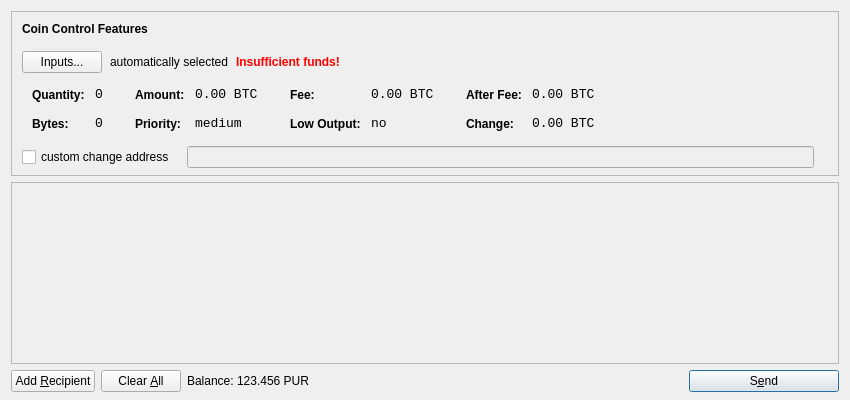
<?xml version="1.0" encoding="UTF-8"?>
<ui version="4.0">
 <class>SendCoinsDialog</class>
 <widget class="QDialog" name="SendCoinsDialog">
  <property name="geometry">
   <rect>
    <x>0</x>
    <y>0</y>
    <width>850</width>
    <height>400</height>
   </rect>
  </property>
  <property name="windowTitle">
   <string>Send Coins</string>
  </property>
  <layout class="QVBoxLayout" name="verticalLayout" stretch="0,1,0">
   <property name="bottomMargin">
    <number>8</number>
   </property>
   <item>
    <widget class="QFrame" name="frameCoinControl">
     <property name="sizePolicy">
      <sizepolicy hsizetype="Expanding" vsizetype="Expanding">
       <horstretch>0</horstretch>
       <verstretch>0</verstretch>
      </sizepolicy>
     </property>
     <property name="maximumSize">
      <size>
       <width>16777215</width>
       <height>16777215</height>
      </size>
     </property>
     <property name="frameShape">
      <enum>QFrame::StyledPanel</enum>
     </property>
     <property name="frameShadow">
      <enum>QFrame::Sunken</enum>
     </property>
     <layout class="QVBoxLayout" name="verticalLayoutCoinControl2">
      <property name="spacing">
       <number>-1</number>
      </property>
      <property name="leftMargin">
       <number>0</number>
      </property>
      <property name="topMargin">
       <number>0</number>
      </property>
      <property name="rightMargin">
       <number>0</number>
      </property>
      <property name="bottomMargin">
       <number>6</number>
      </property>
      <item>
       <layout class="QVBoxLayout" name="verticalLayoutCoinControl" stretch="0,0,0,0,1">
        <property name="spacing">
         <number>0</number>
        </property>
        <property name="leftMargin">
         <number>10</number>
        </property>
        <property name="topMargin">
         <number>10</number>
        </property>
        <item>
         <layout class="QHBoxLayout" name="horizontalLayoutCoinControl1">
          <property name="bottomMargin">
           <number>15</number>
          </property>
          <item>
           <widget class="QLabel" name="labelCoinControlFeatures">
            <property name="sizePolicy">
             <sizepolicy hsizetype="Preferred" vsizetype="Maximum">
              <horstretch>0</horstretch>
              <verstretch>0</verstretch>
             </sizepolicy>
            </property>
            <property name="font">
             <font>
              <weight>75</weight>
              <bold>true</bold>
             </font>
            </property>
            <property name="styleSheet">
             <string notr="true">font-weight:bold;</string>
            </property>
            <property name="text">
             <string>Coin Control Features</string>
            </property>
           </widget>
          </item>
         </layout>
        </item>
        <item>
         <layout class="QHBoxLayout" name="horizontalLayoutCoinControl2" stretch="0,0,0,0">
          <property name="spacing">
           <number>8</number>
          </property>
          <property name="bottomMargin">
           <number>10</number>
          </property>
          <item>
           <widget class="QPushButton" name="pushButtonCoinControl">
            <property name="styleSheet">
             <string notr="true"/>
            </property>
            <property name="text">
             <string>Inputs...</string>
            </property>
           </widget>
          </item>
          <item>
           <widget class="QLabel" name="labelCoinControlAutomaticallySelected">
            <property name="text">
             <string>automatically selected</string>
            </property>
            <property name="margin">
             <number>5</number>
            </property>
           </widget>
          </item>
          <item>
           <widget class="QLabel" name="labelCoinControlInsuffFunds">
            <property name="font">
             <font>
              <weight>75</weight>
              <bold>true</bold>
             </font>
            </property>
            <property name="styleSheet">
             <string notr="true">color:red;font-weight:bold;</string>
            </property>
            <property name="text">
             <string>Insufficient funds!</string>
            </property>
            <property name="margin">
             <number>5</number>
            </property>
           </widget>
          </item>
          <item>
           <spacer name="horizontalSpacerCoinControl">
            <property name="orientation">
             <enum>Qt::Horizontal</enum>
            </property>
            <property name="sizeHint" stdset="0">
             <size>
              <width>40</width>
              <height>1</height>
             </size>
            </property>
           </spacer>
          </item>
         </layout>
        </item>
        <item>
         <widget class="QWidget" name="widgetCoinControl" native="true">
          <property name="sizePolicy">
           <sizepolicy hsizetype="Preferred" vsizetype="Preferred">
            <horstretch>0</horstretch>
            <verstretch>0</verstretch>
           </sizepolicy>
          </property>
          <property name="minimumSize">
           <size>
            <width>0</width>
            <height>0</height>
           </size>
          </property>
          <property name="styleSheet">
           <string notr="true"/>
          </property>
          <layout class="QHBoxLayout" name="horizontalLayoutCoinControl5">
           <property name="margin">
            <number>0</number>
           </property>
           <item>
            <layout class="QHBoxLayout" name="horizontalLayoutCoinControl3" stretch="0,0,0,1">
             <property name="spacing">
              <number>20</number>
             </property>
             <property name="topMargin">
              <number>0</number>
             </property>
             <property name="bottomMargin">
              <number>10</number>
             </property>
             <item>
              <layout class="QFormLayout" name="formLayoutCoinControl1">
               <property name="horizontalSpacing">
                <number>10</number>
               </property>
               <property name="verticalSpacing">
                <number>14</number>
               </property>
               <property name="leftMargin">
                <number>10</number>
               </property>
               <property name="topMargin">
                <number>4</number>
               </property>
               <property name="rightMargin">
                <number>6</number>
               </property>
               <item row="0" column="0">
                <widget class="QLabel" name="labelCoinControlQuantityText">
                 <property name="styleSheet">
                  <string notr="true">font-weight:bold;</string>
                 </property>
                 <property name="text">
                  <string>Quantity:</string>
                 </property>
                 <property name="margin">
                  <number>0</number>
                 </property>
                </widget>
               </item>
               <item row="0" column="1">
                <widget class="QLabel" name="labelCoinControlQuantity">
                 <property name="font">
                  <font>
                   <family>Monospace</family>
                   <pointsize>10</pointsize>
                  </font>
                 </property>
                 <property name="cursor">
                  <cursorShape>IBeamCursor</cursorShape>
                 </property>
                 <property name="contextMenuPolicy">
                  <enum>Qt::ActionsContextMenu</enum>
                 </property>
                 <property name="text">
                  <string notr="true">0</string>
                 </property>
                 <property name="margin">
                  <number>0</number>
                 </property>
                 <property name="textInteractionFlags">
                  <set>Qt::LinksAccessibleByMouse|Qt::TextSelectableByKeyboard|Qt::TextSelectableByMouse</set>
                 </property>
                </widget>
               </item>
               <item row="1" column="0">
                <widget class="QLabel" name="labelCoinControlBytesText">
                 <property name="styleSheet">
                  <string notr="true">font-weight:bold;</string>
                 </property>
                 <property name="text">
                  <string>Bytes:</string>
                 </property>
                </widget>
               </item>
               <item row="1" column="1">
                <widget class="QLabel" name="labelCoinControlBytes">
                 <property name="font">
                  <font>
                   <family>Monospace</family>
                   <pointsize>10</pointsize>
                  </font>
                 </property>
                 <property name="cursor">
                  <cursorShape>IBeamCursor</cursorShape>
                 </property>
                 <property name="contextMenuPolicy">
                  <enum>Qt::ActionsContextMenu</enum>
                 </property>
                 <property name="text">
                  <string notr="true">0</string>
                 </property>
                 <property name="textInteractionFlags">
                  <set>Qt::LinksAccessibleByMouse|Qt::TextSelectableByKeyboard|Qt::TextSelectableByMouse</set>
                 </property>
                </widget>
               </item>
              </layout>
             </item>
             <item>
              <layout class="QFormLayout" name="formLayoutCoinControl2">
               <property name="horizontalSpacing">
                <number>10</number>
               </property>
               <property name="verticalSpacing">
                <number>14</number>
               </property>
               <property name="leftMargin">
                <number>6</number>
               </property>
               <property name="topMargin">
                <number>4</number>
               </property>
               <property name="rightMargin">
                <number>6</number>
               </property>
               <item row="0" column="0">
                <widget class="QLabel" name="labelCoinControlAmountText">
                 <property name="styleSheet">
                  <string notr="true">font-weight:bold;</string>
                 </property>
                 <property name="text">
                  <string>Amount:</string>
                 </property>
                 <property name="margin">
                  <number>0</number>
                 </property>
                </widget>
               </item>
               <item row="0" column="1">
                <widget class="QLabel" name="labelCoinControlAmount">
                 <property name="font">
                  <font>
                   <family>Monospace</family>
                   <pointsize>10</pointsize>
                  </font>
                 </property>
                 <property name="cursor">
                  <cursorShape>IBeamCursor</cursorShape>
                 </property>
                 <property name="contextMenuPolicy">
                  <enum>Qt::ActionsContextMenu</enum>
                 </property>
                 <property name="text">
                  <string notr="true">0.00 BTC</string>
                 </property>
                 <property name="textInteractionFlags">
                  <set>Qt::LinksAccessibleByMouse|Qt::TextSelectableByKeyboard|Qt::TextSelectableByMouse</set>
                 </property>
                </widget>
               </item>
               <item row="1" column="0">
                <widget class="QLabel" name="labelCoinControlPriorityText">
                 <property name="styleSheet">
                  <string notr="true">font-weight:bold;</string>
                 </property>
                 <property name="text">
                  <string>Priority:</string>
                 </property>
                </widget>
               </item>
               <item row="1" column="1">
                <widget class="QLabel" name="labelCoinControlPriority">
                 <property name="font">
                  <font>
                   <family>Monospace</family>
                   <pointsize>10</pointsize>
                  </font>
                 </property>
                 <property name="cursor">
                  <cursorShape>IBeamCursor</cursorShape>
                 </property>
                 <property name="contextMenuPolicy">
                  <enum>Qt::ActionsContextMenu</enum>
                 </property>
                 <property name="text">
                  <string>medium</string>
                 </property>
                 <property name="textInteractionFlags">
                  <set>Qt::LinksAccessibleByMouse|Qt::TextSelectableByKeyboard|Qt::TextSelectableByMouse</set>
                 </property>
                </widget>
               </item>
              </layout>
             </item>
             <item>
              <layout class="QFormLayout" name="formLayoutCoinControl3">
               <property name="horizontalSpacing">
                <number>10</number>
               </property>
               <property name="verticalSpacing">
                <number>14</number>
               </property>
               <property name="leftMargin">
                <number>6</number>
               </property>
               <property name="topMargin">
                <number>4</number>
               </property>
               <property name="rightMargin">
                <number>6</number>
               </property>
               <item row="0" column="0">
                <widget class="QLabel" name="labelCoinControlFeeText">
                 <property name="styleSheet">
                  <string notr="true">font-weight:bold;</string>
                 </property>
                 <property name="text">
                  <string>Fee:</string>
                 </property>
                 <property name="margin">
                  <number>0</number>
                 </property>
                </widget>
               </item>
               <item row="0" column="1">
                <widget class="QLabel" name="labelCoinControlFee">
                 <property name="font">
                  <font>
                   <family>Monospace</family>
                   <pointsize>10</pointsize>
                  </font>
                 </property>
                 <property name="cursor">
                  <cursorShape>IBeamCursor</cursorShape>
                 </property>
                 <property name="contextMenuPolicy">
                  <enum>Qt::ActionsContextMenu</enum>
                 </property>
                 <property name="text">
                  <string notr="true">0.00 BTC</string>
                 </property>
                 <property name="textInteractionFlags">
                  <set>Qt::LinksAccessibleByMouse|Qt::TextSelectableByKeyboard|Qt::TextSelectableByMouse</set>
                 </property>
                </widget>
               </item>
               <item row="1" column="0">
                <widget class="QLabel" name="labelCoinControlLowOutputText">
                 <property name="styleSheet">
                  <string notr="true">font-weight:bold;</string>
                 </property>
                 <property name="text">
                  <string>Low Output:</string>
                 </property>
                </widget>
               </item>
               <item row="1" column="1">
                <widget class="QLabel" name="labelCoinControlLowOutput">
                 <property name="font">
                  <font>
                   <family>Monospace</family>
                   <pointsize>10</pointsize>
                  </font>
                 </property>
                 <property name="cursor">
                  <cursorShape>IBeamCursor</cursorShape>
                 </property>
                 <property name="contextMenuPolicy">
                  <enum>Qt::ActionsContextMenu</enum>
                 </property>
                 <property name="text">
                  <string>no</string>
                 </property>
                 <property name="textInteractionFlags">
                  <set>Qt::LinksAccessibleByMouse|Qt::TextSelectableByKeyboard|Qt::TextSelectableByMouse</set>
                 </property>
                </widget>
               </item>
              </layout>
             </item>
             <item>
              <layout class="QFormLayout" name="formLayoutCoinControl4">
               <property name="horizontalSpacing">
                <number>10</number>
               </property>
               <property name="verticalSpacing">
                <number>14</number>
               </property>
               <property name="leftMargin">
                <number>6</number>
               </property>
               <property name="topMargin">
                <number>4</number>
               </property>
               <property name="rightMargin">
                <number>6</number>
               </property>
               <item row="0" column="0">
                <widget class="QLabel" name="labelCoinControlAfterFeeText">
                 <property name="styleSheet">
                  <string notr="true">font-weight:bold;</string>
                 </property>
                 <property name="text">
                  <string>After Fee:</string>
                 </property>
                 <property name="margin">
                  <number>0</number>
                 </property>
                </widget>
               </item>
               <item row="0" column="1">
                <widget class="QLabel" name="labelCoinControlAfterFee">
                 <property name="font">
                  <font>
                   <family>Monospace</family>
                   <pointsize>10</pointsize>
                  </font>
                 </property>
                 <property name="cursor">
                  <cursorShape>IBeamCursor</cursorShape>
                 </property>
                 <property name="contextMenuPolicy">
                  <enum>Qt::ActionsContextMenu</enum>
                 </property>
                 <property name="text">
                  <string notr="true">0.00 BTC</string>
                 </property>
                 <property name="textInteractionFlags">
                  <set>Qt::LinksAccessibleByMouse|Qt::TextSelectableByKeyboard|Qt::TextSelectableByMouse</set>
                 </property>
                </widget>
               </item>
               <item row="1" column="0">
                <widget class="QLabel" name="labelCoinControlChangeText">
                 <property name="styleSheet">
                  <string notr="true">font-weight:bold;</string>
                 </property>
                 <property name="text">
                  <string>Change:</string>
                 </property>
                </widget>
               </item>
               <item row="1" column="1">
                <widget class="QLabel" name="labelCoinControlChange">
                 <property name="font">
                  <font>
                   <family>Monospace</family>
                   <pointsize>10</pointsize>
                  </font>
                 </property>
                 <property name="cursor">
                  <cursorShape>IBeamCursor</cursorShape>
                 </property>
                 <property name="contextMenuPolicy">
                  <enum>Qt::ActionsContextMenu</enum>
                 </property>
                 <property name="text">
                  <string notr="true">0.00 BTC</string>
                 </property>
                 <property name="textInteractionFlags">
                  <set>Qt::LinksAccessibleByMouse|Qt::TextSelectableByKeyboard|Qt::TextSelectableByMouse</set>
                 </property>
                </widget>
               </item>
              </layout>
             </item>
            </layout>
           </item>
          </layout>
         </widget>
        </item>
        <item>
         <layout class="QHBoxLayout" name="horizontalLayoutCoinControl4" stretch="0,0,0">
          <property name="spacing">
           <number>12</number>
          </property>
          <property name="sizeConstraint">
           <enum>QLayout::SetDefaultConstraint</enum>
          </property>
          <property name="topMargin">
           <number>5</number>
          </property>
          <property name="rightMargin">
           <number>5</number>
          </property>
          <item>
           <widget class="QCheckBox" name="checkBoxCoinControlChange">
            <property name="text">
             <string>custom change address</string>
            </property>
           </widget>
          </item>
          <item>
           <widget class="QLineEdit" name="lineEditCoinControlChange">
            <property name="enabled">
             <bool>false</bool>
            </property>
            <property name="sizePolicy">
             <sizepolicy hsizetype="Expanding" vsizetype="Fixed">
              <horstretch>0</horstretch>
              <verstretch>0</verstretch>
             </sizepolicy>
            </property>
           </widget>
          </item>
          <item>
           <widget class="QLabel" name="labelCoinControlChangeLabel">
            <property name="sizePolicy">
             <sizepolicy hsizetype="Preferred" vsizetype="Expanding">
              <horstretch>0</horstretch>
              <verstretch>0</verstretch>
             </sizepolicy>
            </property>
            <property name="minimumSize">
             <size>
              <width>0</width>
              <height>0</height>
             </size>
            </property>
            <property name="text">
             <string/>
            </property>
            <property name="margin">
             <number>3</number>
            </property>
           </widget>
          </item>
         </layout>
        </item>
        <item>
         <spacer name="verticalSpacerCoinControl">
          <property name="orientation">
           <enum>Qt::Vertical</enum>
          </property>
          <property name="sizeHint" stdset="0">
           <size>
            <width>800</width>
            <height>1</height>
           </size>
          </property>
         </spacer>
        </item>
       </layout>
      </item>
     </layout>
    </widget>
   </item>
   <item>
    <widget class="QScrollArea" name="scrollArea">
     <property name="widgetResizable">
      <bool>true</bool>
     </property>
     <widget class="QWidget" name="scrollAreaWidgetContents">
      <property name="geometry">
       <rect>
        <x>0</x>
        <y>0</y>
        <width>830</width>
        <height>165</height>
       </rect>
      </property>
      <layout class="QVBoxLayout" name="verticalLayout_2">
       <property name="margin">
        <number>0</number>
       </property>
       <item>
        <layout class="QVBoxLayout" name="entries">
         <property name="spacing">
          <number>6</number>
         </property>
        </layout>
       </item>
       <item>
        <spacer name="verticalSpacer">
         <property name="orientation">
          <enum>Qt::Vertical</enum>
         </property>
         <property name="sizeHint" stdset="0">
          <size>
           <width>20</width>
           <height>40</height>
          </size>
         </property>
        </spacer>
       </item>
      </layout>
     </widget>
    </widget>
   </item>
   <item>
    <layout class="QHBoxLayout" name="horizontalLayout">
     <item>
      <widget class="QPushButton" name="addButton">
       <property name="toolTip">
        <string>Send to multiple recipients at once</string>
       </property>
       <property name="text">
        <string>Add &amp;Recipient</string>
       </property>
       <property name="icon">
        <iconset resource="../bitcoin.qrc">
         <normaloff>:/icons/add</normaloff>:/icons/add</iconset>
       </property>
       <property name="autoDefault">
        <bool>false</bool>
       </property>
      </widget>
     </item>
     <item>
      <widget class="QPushButton" name="clearButton">
       <property name="sizePolicy">
        <sizepolicy hsizetype="Minimum" vsizetype="Fixed">
         <horstretch>0</horstretch>
         <verstretch>0</verstretch>
        </sizepolicy>
       </property>
       <property name="toolTip">
        <string>Remove all transaction fields</string>
       </property>
       <property name="text">
        <string>Clear &amp;All</string>
       </property>
       <property name="icon">
        <iconset resource="../bitcoin.qrc">
         <normaloff>:/icons/remove</normaloff>:/icons/remove</iconset>
       </property>
       <property name="autoRepeatDelay">
        <number>300</number>
       </property>
       <property name="autoDefault">
        <bool>false</bool>
       </property>
      </widget>
     </item>
     <item>
      <layout class="QHBoxLayout" name="horizontalLayout_2">
       <property name="spacing">
        <number>3</number>
       </property>
       <item>
        <widget class="QLabel" name="label">
         <property name="text">
          <string>Balance:</string>
         </property>
        </widget>
       </item>
       <item>
        <widget class="QLabel" name="labelBalance">
         <property name="cursor">
          <cursorShape>IBeamCursor</cursorShape>
         </property>
         <property name="text">
          <string>123.456 PUR</string>
         </property>
         <property name="textInteractionFlags">
          <set>Qt::LinksAccessibleByMouse|Qt::TextSelectableByKeyboard|Qt::TextSelectableByMouse</set>
         </property>
        </widget>
       </item>
      </layout>
     </item>
     <item>
      <spacer name="horizontalSpacer">
       <property name="orientation">
        <enum>Qt::Horizontal</enum>
       </property>
       <property name="sizeHint" stdset="0">
        <size>
         <width>40</width>
         <height>20</height>
        </size>
       </property>
      </spacer>
     </item>
     <item>
      <widget class="QPushButton" name="sendButton">
       <property name="minimumSize">
        <size>
         <width>150</width>
         <height>0</height>
        </size>
       </property>
       <property name="toolTip">
        <string>Confirm the send action</string>
       </property>
       <property name="text">
        <string>S&amp;end</string>
       </property>
       <property name="icon">
        <iconset resource="../bitcoin.qrc">
         <normaloff>:/icons/send</normaloff>:/icons/send</iconset>
       </property>
       <property name="default">
        <bool>true</bool>
       </property>
      </widget>
     </item>
    </layout>
   </item>
  </layout>
 </widget>
 <resources>
  <include location="../bitcoin.qrc"/>
 </resources>
 <connections/>
</ui>
